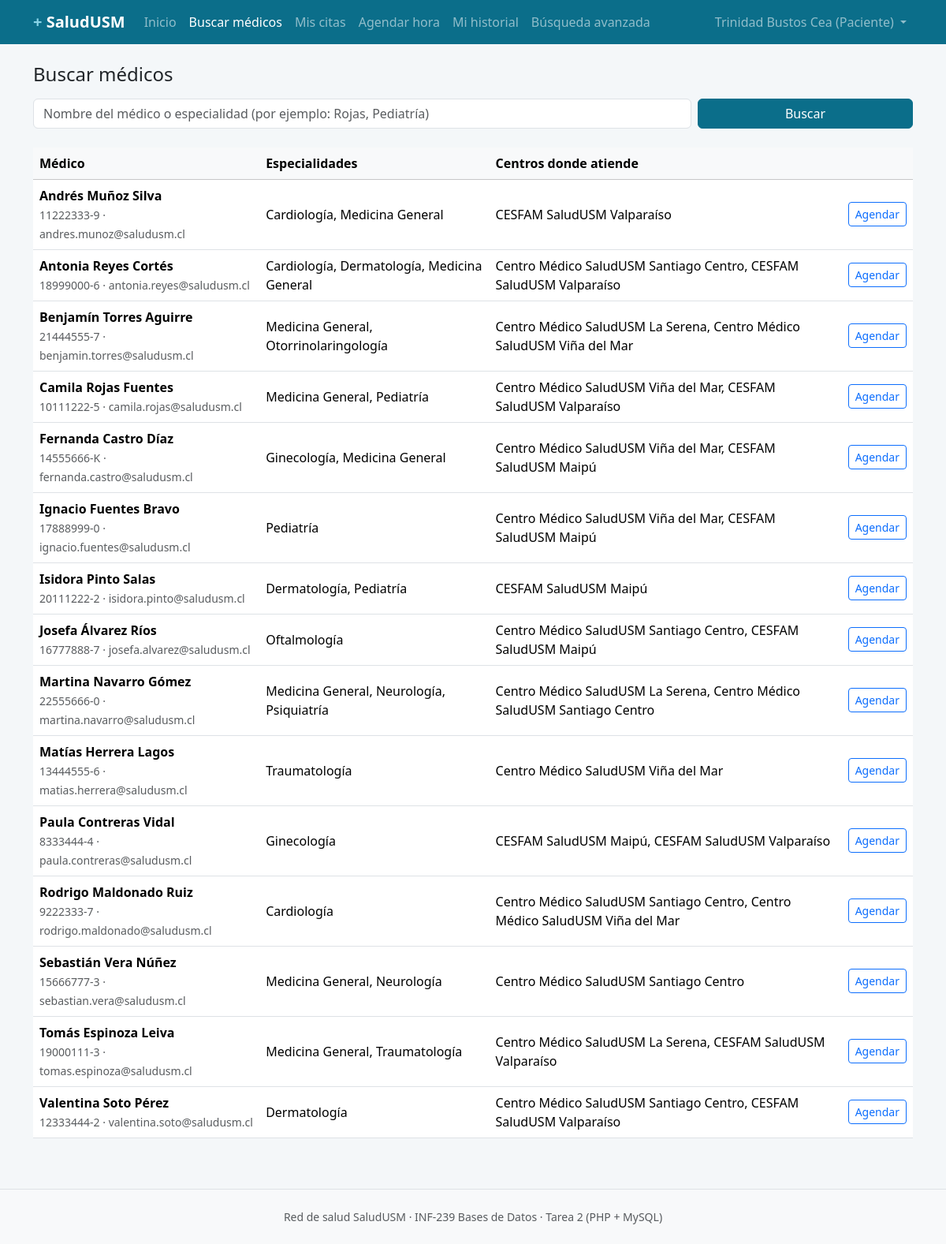
The page /PHP/buscar_medicos.php (signed in) on the database its author committed.
### tables this page shows
CREATE TABLE usuario (
    rut             VARCHAR(12)  NOT NULL,
    nombre          VARCHAR(80)  NOT NULL,
    email           VARCHAR(100) NOT NULL,
    password_hash   VARCHAR(255) NOT NULL,
    id_rol          INT          NOT NULL,
    fecha_registro  DATETIME     NOT NULL DEFAULT CURRENT_TIMESTAMP,
    CONSTRAINT pk_usuario PRIMARY KEY (rut),
    CONSTRAINT uq_usuario_email UNIQUE (email),
    CONSTRAINT ck_usuario_rut CHECK (rut REGEXP '^[0-9]{7,8}-[0-9Kk]$'),
    CONSTRAINT fk_usuario_rol FOREIGN KEY (id_rol)
        REFERENCES rol (id_rol)
        ON UPDATE CASCADE ON DELETE RESTRICT
);

### PHP/funciones.php (called while the page is built, shortened)
<?php
function usuario_actual()
{
    return isset($_SESSION['usuario']) ? $_SESSION['usuario'] : null;
}
function rol_actual()
{
    $u = usuario_actual();
    return $u ? (int)$u['id_rol'] : 0;
}
function es_paciente()
{
    return rol_actual() === ROL_PACIENTE;
}
function h($texto)
{
    return htmlspecialchars((string)$texto, ENT_QUOTES, 'UTF-8');
}

### PHP/buscar_medicos.php (the view, shortened to what this page needs)
<?php
require_once 'funciones.php';
$q = trim($_GET['q'] ?? '');
$sql = "SELECT u.rut,
               u.nombre,
               u.email,
               (SELECT GROUP_CONCAT(e.nombre ORDER BY e.nombre SEPARATOR ', ')
                  FROM medico_especialidad me
                  JOIN especialidad e ON e.id_especialidad = me.id_especialidad
                 WHERE me.rut_medico = m.rut) AS especialidades,
               (SELECT GROUP_CONCAT(c.nombre ORDER BY c.nombre SEPARATOR ', ')
                  FROM medico_centro mc
                  JOIN centro_medico c ON c.id_centro = mc.id_centro
                 WHERE mc.rut_medico = m.rut) AS centros
        FROM   medico  m
        JOIN   usuario u ON u.rut = m.rut";
$parametros = [];
$sql .= ' ORDER BY u.nombre';
$st = $pdo->prepare($sql);
$st->execute($parametros);
$medicos = $st->fetchAll();
require 'cabecera.php';
?>
<h1 class="h4 mb-3">Buscar médicos</h1>
<form class="row g-2 mb-4" method="get" action="buscar_medicos.php">
    <div class="col-md-9">
        <input type="text" class="form-control" name="q" value="<?= h($q) ?>"
               placeholder="Nombre del médico o especialidad (por ejemplo: Rojas, Pediatría)">
    </div>
    <div class="col-md-3 d-grid">
        <button class="btn btn-salud" type="submit">Buscar</button>
    </div>
</form>
<div class="table-responsive">
    <table class="table table-hover align-middle bg-white">
        <thead class="table-light">
            <tr>
                <th>Médico</th>
                <th>Especialidades</th>
                <th>Centros donde atiende</th>
                <?php if (es_paciente()): ?><th></th><?php endif; ?>
            </tr>
        </thead>
        <tbody>
        <?php foreach ($medicos as $m): ?>
            <tr>
                <td>
                    <strong><?= h($m['nombre']) ?></strong><br>
                    <span class="text-muted small"><?= h($m['rut']) ?> &middot; <?= h($m['email']) ?></span>
                </td>
                <td><?= h($m['especialidades']) ?></td>
                <td><?= h($m['centros']) ?></td>
                <?php if (es_paciente()): ?>
                    <td class="text-end">
                        <a class="btn btn-sm btn-outline-primary"
                           href="agendar_hora.php?rut_medico=<?= urlencode($m['rut']) ?>">Agendar</a>
                    </td>
                <?php endif; ?>
            </tr>
        <?php endforeach; ?>
        </tbody>
    </table>
</div>
<?php require 'pie.php'; ?>

### CSS/estilos.css (style rules this page uses)
:root { --salud-azul: #0b6e8a; --salud-azul-oscuro: #075769; --salud-fondo: #f4f7f9; }
body { background-color: var(--salud-fondo); }
.btn-salud { background-color: var(--salud-azul); border-color: var(--salud-azul); color: #fff; }
.table > :not(caption) > * > * { vertical-align: middle; }

### rows shown on the page
usuario: nombre "Andrés Muñoz Silva", rut "11222333-9", email "andres.munoz@saludusm.cl", especialidades "Cardiología, Medicina General", centros "CESFAM SaludUSM Valparaíso"
usuario: nombre "Antonia Reyes Cortés", rut "18999000-6", email "antonia.reyes@saludusm.cl", especialidades "Cardiología, Dermatología, Medicina General", centros "Centro Médico SaludUSM Santiago Centro, CESFAM SaludUSM Valparaíso"
usuario: nombre "Benjamín Torres Aguirre", rut "21444555-7", email "benjamin.torres@saludusm.cl", especialidades "Medicina General, Otorrinolaringología", centros "Centro Médico SaludUSM La Serena, Centro Médico SaludUSM Viña del Mar"
usuario: nombre "Camila Rojas Fuentes", rut "10111222-5", email "camila.rojas@saludusm.cl", especialidades "Medicina General, Pediatría", centros "Centro Médico SaludUSM Viña del Mar, CESFAM SaludUSM Valparaíso"
usuario: nombre "Fernanda Castro Díaz", rut "14555666-K", email "fernanda.castro@saludusm.cl", especialidades "Ginecología, Medicina General", centros "Centro Médico SaludUSM Viña del Mar, CESFAM SaludUSM Maipú"
usuario: nombre "Ignacio Fuentes Bravo", rut "17888999-0", email "ignacio.fuentes@saludusm.cl", especialidades "Pediatría", centros "Centro Médico SaludUSM Viña del Mar, CESFAM SaludUSM Maipú"
usuario: nombre "Isidora Pinto Salas", rut "20111222-2", email "isidora.pinto@saludusm.cl", especialidades "Dermatología, Pediatría", centros "CESFAM SaludUSM Maipú"
usuario: nombre "Josefa Álvarez Ríos", rut "16777888-7", email "josefa.alvarez@saludusm.cl", especialidades "Oftalmología", centros "Centro Médico SaludUSM Santiago Centro, CESFAM SaludUSM Maipú"
usuario: nombre "Martina Navarro Gómez", rut "22555666-0", email "martina.navarro@saludusm.cl", especialidades "Medicina General, Neurología, Psiquiatría", centros "Centro Médico SaludUSM La Serena, Centro Médico SaludUSM Santiago Centro"
usuario: nombre "Matías Herrera Lagos", rut "13444555-6", email "matias.herrera@saludusm.cl", especialidades "Traumatología", centros "Centro Médico SaludUSM Viña del Mar"
usuario: nombre "Paula Contreras Vidal", rut "8333444-4", email "paula.contreras@saludusm.cl", especialidades "Ginecología", centros "CESFAM SaludUSM Maipú, CESFAM SaludUSM Valparaíso"
usuario: nombre "Rodrigo Maldonado Ruiz", rut "9222333-7", email "rodrigo.maldonado@saludusm.cl", especialidades "Cardiología", centros "Centro Médico SaludUSM Santiago Centro, Centro Médico SaludUSM Viña del Mar"
usuario: nombre "Sebastián Vera Núñez", rut "15666777-3", email "sebastian.vera@saludusm.cl", especialidades "Medicina General, Neurología", centros "Centro Médico SaludUSM Santiago Centro"
usuario: nombre "Tomás Espinoza Leiva", rut "19000111-3", email "tomas.espinoza@saludusm.cl", especialidades "Medicina General, Traumatología", centros "Centro Médico SaludUSM La Serena, CESFAM SaludUSM Valparaíso"
usuario: nombre "Valentina Soto Pérez", rut "12333444-2", email "valentina.soto@saludusm.cl", especialidades "Dermatología", centros "Centro Médico SaludUSM Santiago Centro, CESFAM SaludUSM Valparaíso"

### other values the page prints
$u['nombre'] "Trinidad Bustos Cea"
nombre_rol($u['id_rol']) "Paciente"
